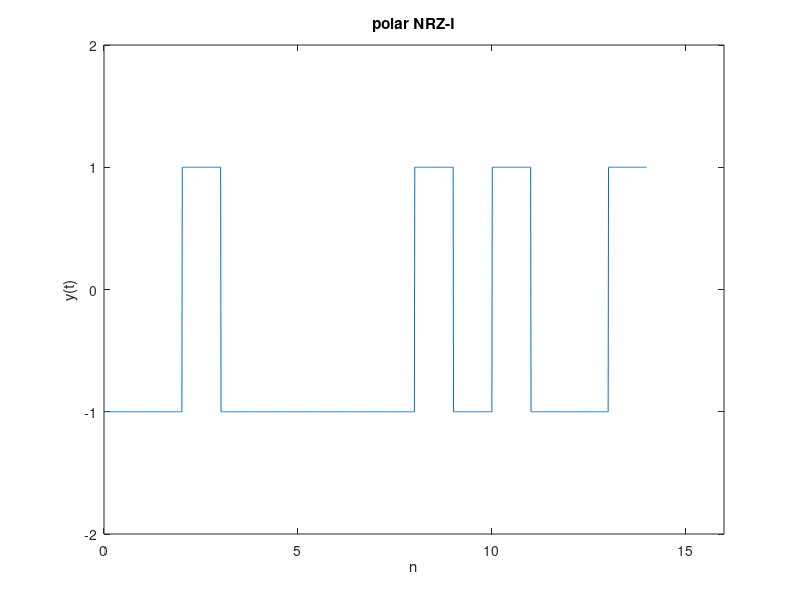

The MATLAB script that drew this image:
bits=[1 0 1 1 0 0 0 0 1 1 1 1 0 1];
t=0:1:length(bits)-1;
lastbit=1;
for j = 0:length(bits)-1
  if bits(j+1) == 1
    res(j+1)=-lastbit;
    lastbit=-lastbit;
  else
    res(j+1) = lastbit;
  end
end
i=1;
t=0:0.01:length(bits);
for j=1:length(t)
  if t(j)<=i
    y(j)=res(i);
    
  else
     y(j)=res(i);
    i=i+1;
  end
end
plot(t,y)
axis([0 16 -2 2])
xlabel('n');ylabel('y(t)');title('polar NRZ-I');